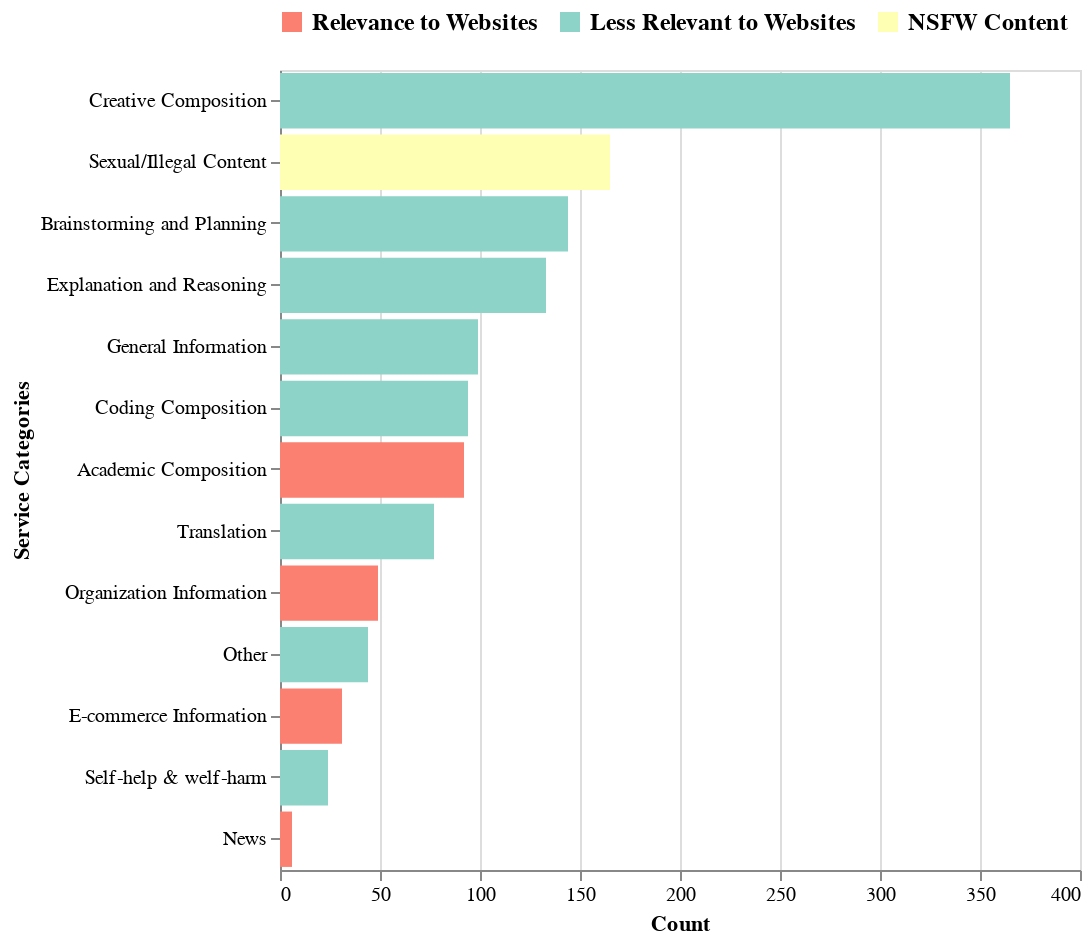

Notebook source saved alongside this figure:
### Code cell
prepare_altair_wildchat("test_data/wildchat_annotations.csv")

### Figure 1 — Vega-Lite specification as saved in the notebook (floating-point values rounded to 4 significant figures)
{"config": {"view": {"continuousWidth": 300, "continuousHeight": 300}}, "data": {"name": "data-b6ecc1633872bf43d0c70fa84d44ae12"}, "mark": {"type": "bar"}, "encoding": {"color": {"field": "stack", "legend": {"labelColor": "black", "labelFontSize": 12, "labelFontWeight": "bold", "labelPadding": 5, "orient": "top", "title": null}, "scale": {"domain": ["Relevance to Websites", "Less Relevant to Websites", "NSFW Content"], "range": ["#fb8072", "#8dd3c7", "#ffffb3"]}, "sort": ["Relevance to Websites", "Less Relevant to Websites", "NSFW Content"], "title": null, "type": "nominal"}, "order": {"field": "order", "type": "quantitative"}, "x": {"field": "count", "title": "Count", "type": "quantitative"}, "y": {"field": "category", "sort": "-x", "title": "Service Categories", "type": "nominal"}}, "height": 400, "width": 400, "$schema": "https://vega.github.io/schema/vega-lite/v5.17.0.json", "datasets": {"data-b6ecc1633872bf43d0c70fa84d44ae12": [{"category": "Academic Composition", "count": 92, "stack": "Relevance to Websites"}, {"category": "Organization Information", "count": 49, "stack": "Relevance to Websites"}, {"category": "E-commerce Information", "count": 31, "stack": "Relevance to Websites"}, {"category": "News", "count": 6, "stack": "Relevance to Websites"}, {"category": "Creative Composition", "count": 365, "stack": "Less Relevant to Websites"}, {"category": "Brainstorming and Planning", "count": 144, "stack": "Less Relevant to Websites"}, {"category": "Explanation and Reasoning", "count": 133, "stack": "Less Relevant to Websites"}, {"category": "General Information", "count": 99, "stack": "Less Relevant to Websites"}, {"category": "Coding Composition", "count": 94, "stack": "Less Relevant to Websites"}, {"category": "Translation", "count": 77, "stack": "Less Relevant to Websites"}, {"category": "Other", "count": 28, "stack": "Less Relevant to Websites"}, {"category": "Self-help & welf-harm", "count": 23, "stack": "Less Relevant to Websites"}, {"category": "Other", "count": 16, "stack": "Less Relevant to Websites"}, {"category": "Self-help & welf-harm", "count": 1, "stack": "Less Relevant to Websites"}, {"category": "Sexual/Illegal Content", "count": 165, "stack": "NSFW Content"}]}}
